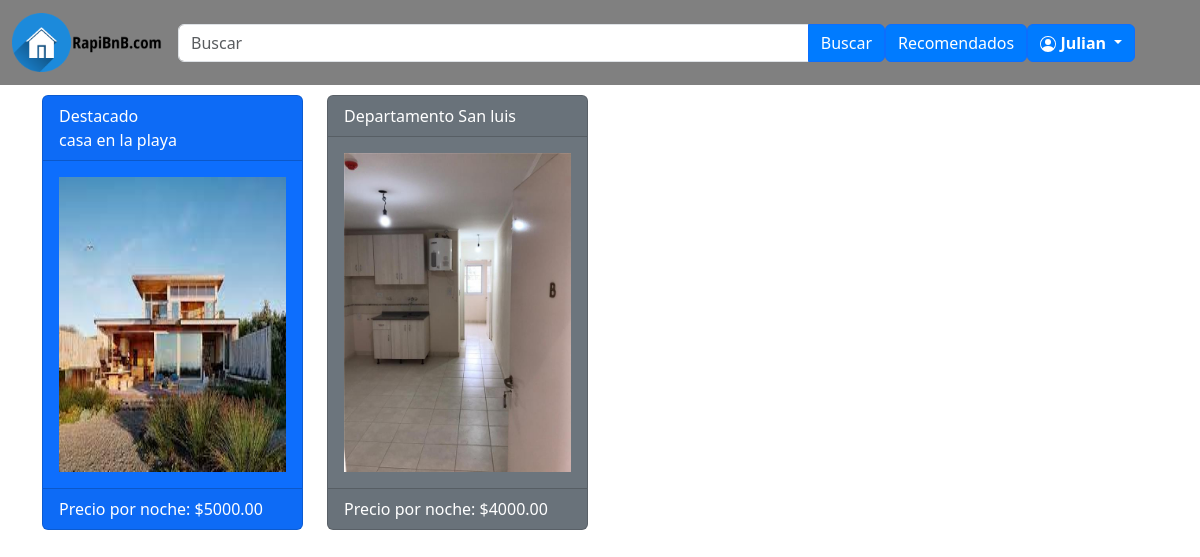
The page /Recomendados.php (signed in) on the database its author committed.
### tables this page shows
CREATE TABLE `oferta_alquileres` (
  `id` int(11) NOT NULL,
  `titulo` varchar(50) NOT NULL,
  `descripcion` varchar(255) NOT NULL,
  `provincia` varchar(50) NOT NULL,
  `departamento` varchar(50) NOT NULL,
  `costo` decimal(10,2) NOT NULL,
  `tiempoMinimo` int(11) NOT NULL,
  `tiempoMaximo` int(11) NOT NULL,
  `cupo` int(11) NOT NULL,
  `fechaInicio` date DEFAULT NULL,
  `fechaFin` date DEFAULT NULL,
  `estado` tinyint(4) NOT NULL DEFAULT 0,
  `fecha_creacion` date NOT NULL DEFAULT current_timestamp(),
  `usuario_id` int(11) NOT NULL
);

CREATE TABLE `galeria` (
  `id` int(11) NOT NULL,
  `id_alquiler` int(11) NOT NULL,
  `foto` varchar(255) NOT NULL
);

### Recomendados.php (the view, shortened to what this page needs)
<!doctype html>
<html lang="es">
  <head>
    <link href="https://cdn.jsdelivr.net/npm/bootstrap@5.3.2/dist/css/bootstrap.min.css" rel="stylesheet">
    <link rel="stylesheet" type="text/css" href="estilos.css">
  </head>
  <body>
  <nav class="navbar navbar-expand-md" style="background-color:gray;">
  <div class="container-fluid">
    <a href="index.PHP" class="navbar-brand"><img src="logo.png" alt="Logo de mi sitio web" width="150px" ></a>
    <div class="collapse navbar-collapse" id="navbarCollapse">
      <form action="index.php" method="post" class="d-flex" style="width:70%;">
        <div class="input-group">
          <input class="form-control" type="text" name="busqueda" placeholder="Buscar">
          <button type="submit" class="btn btn-primary">Buscar</button>
        </div>
      </form>
      <div class="navbar-nav ml-auto">
        <?php if (isset($_SESSION['usuario'])) { ?>
          <a href="Recomendados.php" class="btn btn-primary">Recomendados</a>
        <?php } ?>
      <?php
	  if (isset($_SESSION["usuario"])) {
		echo "<div class='btn-group' >
		<button class='btn btn-primary dropdown-toggle' type='button' data-bs-toggle='dropdown'>
		  <span class='caret'></span><svg xmlns='http://www.w3.org/2000/svg' width='16' height='16' fill='currentColor' class='bi bi-person-circle' viewBox='0 0 16 16'>
		<path d='M11 6a3 3 0 1 1-6 0 3 3 0 0 1 6 0z'/>
		<path fill-rule='evenodd' d='M0 8a8 8 0 1 1 16 0A8 8 0 0 1 0 8zm8-7a7 7 0 0 0-5.468 11.37C3.242 11.226 4.805 10 8 10s4.757 1.225 5.468 2.37A7 7 0 0 0 8 1z'/>
		</svg>
		<span><strong>" . $_SESSION['usuario']['nombre'] . "</strong></span>
		</button>
		<ul class='dropdown-menu' role='menu'>
		  <li><a href='perfil.php?id=" . $_SESSION['usuario']['id'] . "'>Perfil</a></li>
		  <li><a href='ofertaAlq.php'>Publicar alquiler</a></li>
		  <li><a href='comprobarPedidos.php'>Ver pedidos de alquileres</a></li>
		  <li><a href='logout.php'>Cerrar sesión</a></li>
		</ul></div>";
	  } else {
		echo "<div class='btn-group' style='margin: 5px 0 5px 30px;'>";
		echo "<button type='button' id='iniB' class='btn btn-primary' onclick='iniciarSesion()'>Inicie sesión</button>";
		echo "</div>";
	  }
	?>
      </div>
    </div>
  </div>
</nav>
  <?php
if (isset($_SESSION["usuario"])) {
	$conexion = mysqli_connect("localhost", "root", "", "trabajo integrador");
$id_usuario = $_SESSION['usuario']['id'];
$sql = "SELECT DISTINCT oa.*, u.verificado
                    FROM oferta_alquileres oa
                    LEFT JOIN usuarios u ON oa.usuario_id = u.id
                    WHERE
                        oa.id IN (
						SELECT DISTINCT ea.id_oferta
						FROM etiquetas_x_alquileres ea
						LEFT JOIN usuarios_x_etiquetas ue ON ea.id_etiqueta = ue.id_etiquetas
						WHERE ue.usuario_id = $id_usuario
						)
                        AND oa.estado = 1
                        AND (oa.fechaInicio IS NULL OR oa.fechaInicio <= NOW())
                        AND (oa.fechaFin IS NULL OR NOW() <= oa.fechaFin)
                    ORDER BY u.verificado DESC, oa.titulo ASC";
$resultado = mysqli_query($conexion, $sql);
if (mysqli_num_rows($resultado) > 0) {
    echo '<div class="container">';
    echo '<div class="row">';
    while ($row = mysqli_fetch_assoc($resultado)) {
        echo '<div class="col-md-3" style="padding-top: 10px;">';
		if($row['verificado']==1){
			echo '<div class="card text-bg-primary mb-3" style="height: 100%">';
			echo '<a href="publicacion.php?id_publicacion=' . $row['id'] . '" style="text-decoration:none;color:white;">';
			echo '<div class="card-header">Destacado <br>' . $row['titulo'] . '</div>';
			echo '</a>';
        }else{
			echo '<div class="card text-bg-secondary mb-3" style="height: 100%">';
			echo '<a href="publicacion.php?id_publicacion=' . $row['id'] . '" style="text-decoration:none;color:white;">';
			echo '<div class="card-header">' . $row['titulo'] . '</div>';
			echo '</a>';
		}
        echo '<div class="card-body" style="height: 40%">';
		echo '<a href="publicacion.php?id_publicacion=' . $row['id'] . '">';
        $sql_imagen = "SELECT foto FROM galeria WHERE id_alquiler = " . $row['id'] . " LIMIT 1";
        $resultado_imagen = mysqli_query($conexion, $sql_imagen);
        if (mysqli_num_rows($resultado_imagen) > 0) {
            $row_imagen = mysqli_fetch_assoc($resultado_imagen);
            echo '<img src="' . $row_imagen['foto'] . '" alt="' . $row['titulo'] . '" style="height: 100%; width: 100%">';
        } else {
            echo '<img src="imagen_de_marcador_de_posicion.jpg" alt="' . $row['titulo'] . '">';
        }
        echo '</div>';
        echo '<div class="card-footer">Precio por noche: $' . $row['costo'] . '</div>';
        echo '</div>';
        echo '</div>';
    }
    echo '</div>';
    echo '</div>';
} else {
    echo "No se encontraron resultados.";
}
}
?>
  </body>
</html>

### estilos.css (style rules this page uses)
.btn-primary { background-color: #007bff; color: white; }
.dropdown-toggle { cursor: pointer; }

### rows shown on the page
oferta_alquileres: titulo "casa en la playa", galeria.foto (picture), costo "5000.00"
oferta_alquileres: titulo "Departamento San luis", galeria.foto (picture), costo "4000.00"

### other values the page prints
$_SESSION['usuario']['nombre'] "Julian"
